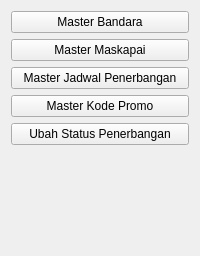
     <widget class="QWidget" name="sidebar_big" native="true">
      <property name="sizePolicy">
       <sizepolicy hsizetype="Expanding" vsizetype="Preferred">
        <horstretch>0</horstretch>
        <verstretch>0</verstretch>
       </sizepolicy>
      </property>
      <property name="maximumSize">
       <size>
        <width>200</width>
        <height>16777215</height>
       </size>
      </property>
      <layout class="QVBoxLayout" name="verticalLayout">
       <item>
        <widget class="QPushButton" name="master_bandara_big">
         <property name="text">
          <string>Master Bandara</string>
         </property>
        </widget>
       </item>
       <item>
        <widget class="QPushButton" name="masterMaskapai_big">
         <property name="text">
          <string>Master Maskapai</string>
         </property>
        </widget>
       </item>
       <item>
        <widget class="QPushButton" name="masterjp_big">
         <property name="text">
          <string>Master Jadwal Penerbangan</string>
         </property>
        </widget>
       </item>
       <item>
        <widget class="QPushButton" name="masterkp_big">
         <property name="text">
          <string>Master Kode Promo</string>
         </property>
        </widget>
       </item>
       <item>
        <widget class="QPushButton" name="ubahsp_big">
         <property name="text">
          <string>Ubah Status Penerbangan</string>
         </property>
        </widget>
       </item>
       <item>
        <spacer name="verticalSpacer">
         <property name="orientation">
          <enum>Qt::Orientation::Vertical</enum>
         </property>
         <property name="sizeHint" stdset="0">
          <size>
           <width>20</width>
           <height>100</height>
          </size>
         </property>
        </spacer>
       </item>
      </layout>
     </widget>
